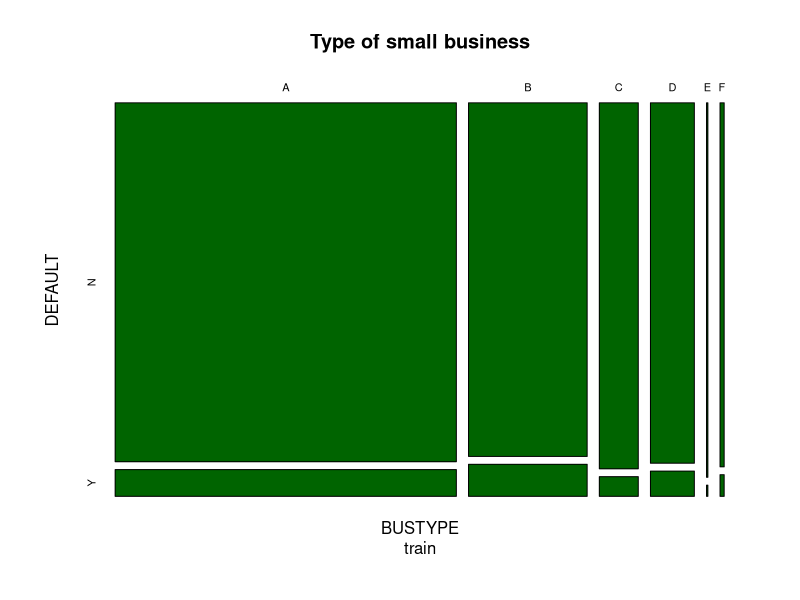
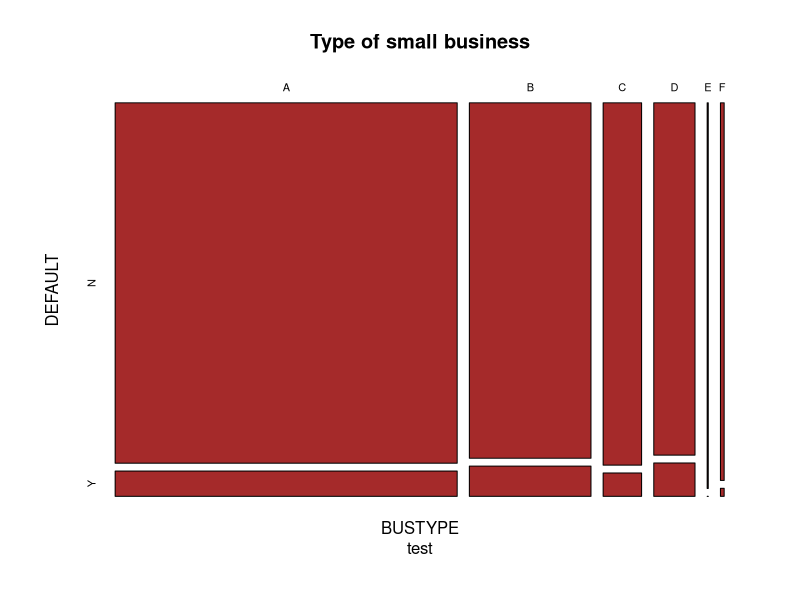

Here is the R script that generated these plots, in order:
#------------------
# Data Preparation
#------------------

#Read datasets
#Download the data from http://www.saedsayad.com/datasets/CreditData.zip

# get current working directory
getwd()

# set working directory
setwd("C:/Users/GIGABYTE/Documents/project/r/saedsayad-data-mining")
train <- read.csv("Credit_train.csv")
test <- read.csv("Credit_test.csv")

#Rows and Cols
dim(train)
dim(test)

#Columns name
colnames(train)
colnames(test)

#Show  
head(train)
head(test)

#---------------------------------------------------------------------
# Data Exploration - Bivariate analysis - Categorical and Categorical
#---------------------------------------------------------------------

#DEFAULT and BUSTYPE
x <- xtabs(~BUSTYPE+DEFAULT, data=train)
plot(x, main="Type of small business", sub="train", col="darkgreen")

y <- xtabs(~BUSTYPE+DEFAULT, data=test)
plot(y, main="Type of small business", sub="test", col="brown")


#Chi Squared test
tbl <- table(train$DEFAULT, train$BUSTYPE)
chisq.test(tbl)
